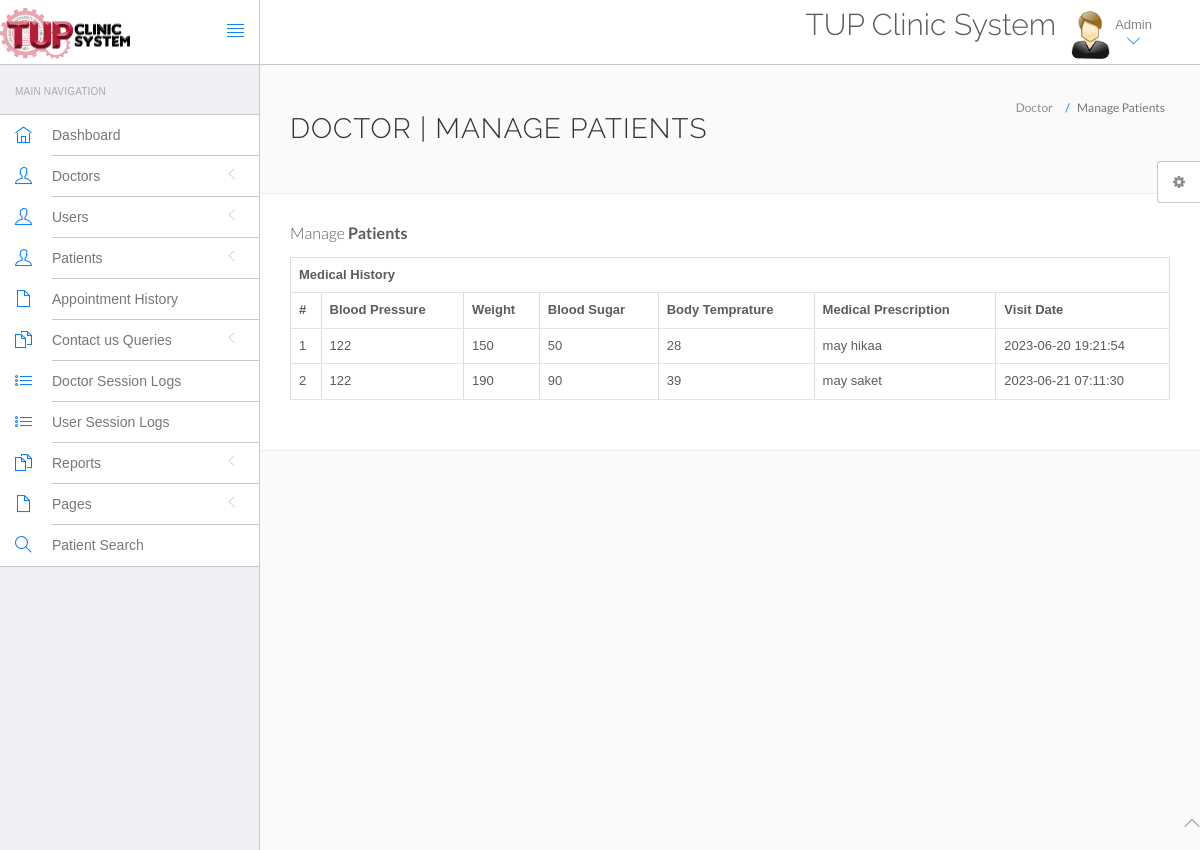
/hms/admin/view-patient.php (signed in), run on the app's committed database.
### tables this page shows
CREATE TABLE `tblmedicalhistory` (
  `ID` int(10) NOT NULL,
  `PatientID` int(10) DEFAULT NULL,
  `BloodPressure` varchar(200) DEFAULT NULL,
  `BloodSugar` varchar(200) NOT NULL,
  `Weight` varchar(100) DEFAULT NULL,
  `Temperature` varchar(200) DEFAULT NULL,
  `MedicalPres` mediumtext DEFAULT NULL,
  `CreationDate` timestamp NOT NULL DEFAULT current_timestamp() ON UPDATE current_timestamp()
);

### hms/admin/view-patient.php (the view, shortened to what this page needs)
<?php
include('include/config.php');
if(strlen($_SESSION['id']==0)) {
 header('location:logout.php');
  } else{
?>
<!DOCTYPE html>
<html lang="en">
	<head>
		<link rel="stylesheet" href="vendor/bootstrap/css/bootstrap.min.css">
		<link rel="stylesheet" href="vendor/fontawesome/css/font-awesome.min.css">
		<link rel="stylesheet" href="vendor/themify-icons/themify-icons.min.css">
		<link href="vendor/animate.css/animate.min.css" rel="stylesheet" media="screen">
		<link href="vendor/perfect-scrollbar/perfect-scrollbar.min.css" rel="stylesheet" media="screen">
		<link href="vendor/switchery/switchery.min.css" rel="stylesheet" media="screen">
		<link href="vendor/bootstrap-touchspin/jquery.bootstrap-touchspin.min.css" rel="stylesheet" media="screen">
		<link href="vendor/select2/select2.min.css" rel="stylesheet" media="screen">
		<link href="vendor/bootstrap-datepicker/bootstrap-datepicker3.standalone.min.css" rel="stylesheet" media="screen">
		<link href="vendor/bootstrap-timepicker/bootstrap-timepicker.min.css" rel="stylesheet" media="screen">
		<link rel="stylesheet" href="assets/css/styles.css">
		<link rel="stylesheet" href="assets/css/plugins.css">
		<link rel="stylesheet" href="assets/css/themes/theme-1.css" id="skin_color" />
	</head>
	<body>
		<div id="app">
<?php include('include/sidebar.php');?>
<div class="app-content">
<?php include('include/header.php');?>
<div class="main-content" >
<div class="wrap-content container" id="container">
<section id="page-title">
<div class="row">
<div class="col-sm-8">
<h1 class="mainTitle">Doctor | Manage Patients</h1>
</div>
<ol class="breadcrumb">
<li>
<span>Doctor</span>
</li>
<li class="active">
<span>Manage Patients</span>
</li>
</ol>
</div>
</section>
<div class="container-fluid container-fullw bg-white">
<div class="row">
<div class="col-md-12">
<h5 class="over-title margin-bottom-15">Manage <span class="text-bold">Patients</span></h5>
<?php
                               $vid=$_GET['viewid'];
$cnt=1;
                               ?>
<?php
$ret=mysqli_query($con,"select * from tblmedicalhistory  where PatientID='$vid'");
 ?>
<table id="datatable" class="table table-bordered dt-responsive nowrap" style="border-collapse: collapse; border-spacing: 0; width: 100%;">
  <tr align="center">
   <th colspan="8" >Medical History</th>
  </tr>
  <tr>
    <th>#</th>
<th>Blood Pressure</th>
<th>Weight</th>
<th>Blood Sugar</th>
<th>Body Temprature</th>
<th>Medical Prescription</th>
<th>Visit Date</th>
</tr>
<?php
while ($row=mysqli_fetch_array($ret)) {
  ?>
<tr>
  <td><?php echo $cnt;?></td>
 <td><?php  echo $row['BloodPressure'];?></td>
 <td><?php  echo $row['Weight'];?></td>
 <td><?php  echo $row['BloodSugar'];?></td>
  <td><?php  echo $row['Temperature'];?></td>
  <td><?php  echo $row['MedicalPres'];?></td>
  <td><?php  echo $row['CreationDate'];?></td>
</tr>
<?php $cnt=$cnt+1;} ?>
</table>
</div>
</div>
</div>
</div>
</div>
</div>
</div>
	<?php include('include/footer.php');?>
	<?php include('include/setting.php');?>
	</body>
</html>
<?php } ?>

### hms/admin/assets/css/themes/theme-1.css (style rules this page uses)
body { background: #FAFAFA; }

### data on the page
tblmedicalhistory: BloodPressure "122", Weight "150", BloodSugar "50", Temperature "28", MedicalPres "may hikaa", CreationDate "2023-06-20 19:21:54"
tblmedicalhistory: BloodPressure "122", Weight "190", BloodSugar "90", Temperature "39", MedicalPres "may saket", CreationDate "2023-06-21 07:11:30"
